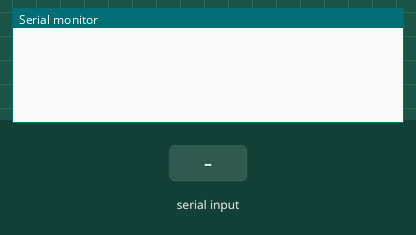
Simulated run of this sketch. Board: Arduino Uno, built with avr-gcc and run on an emulated ATmega328P. On the bench: the last lines printed to the serial monitor. The inputs (shaded band) are chosen by the test bench.

Above: at 1.2 s.
1.3 s: "90,45\n" received over Serial
At 2.4 s:
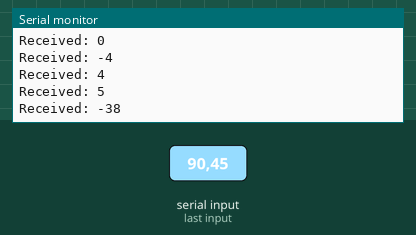
2.8 s: "30,150\n" received over Serial
At 3.6 s:
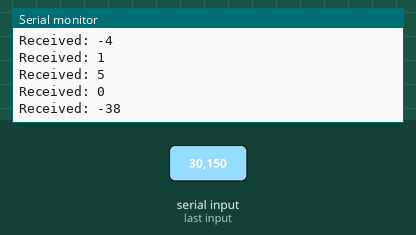
Timing chart, 0 to 5.8 s (numbered marks = the images above; inputs shaded):
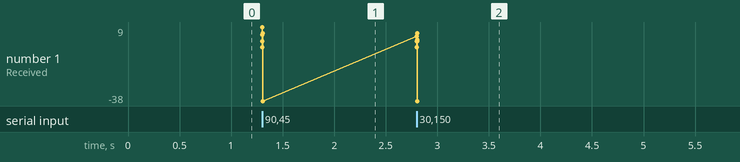

The sketch:

trigger1020.ino
```cpp
// --------------------------------- //
// reference
// self-defined methods :
//   https://arduino.stackexchange.com/questions/30341/replacing-several-pinmode-and-digitalwrite-pins-with-an-array
// --------------------------------- //

// --------------------------------- //
// 腦波機Trigger控制
// 讀取Serial port的資料(字串'0'-'7')，
// 在triggerPins輸出相對應的2進制輸出。
// --------------------------------- //

//# 跳過VCC、tri[0] => 僅可輸出0 2 4 ...
//# trigger反轉 => 輸出14 12 10 ...
// trigger pins
uint8_t triggerPins[3] = {10, 9, 8}; // MSB -> LSB -> LSB2
uint8_t trigger[][3] = {{0, 0, 0},  // 0 -> 241--255
                        {0, 0, 1},  // 1 -> 243--249
                        {0, 1, 0},  // 2 -> 245--250
                        {0, 1, 1},  // 3 -> 247
                        {1, 0, 0},  // 4 -> 249--252
                        {1, 0, 1},  // 5 -> 251
                        {1, 1, 0},  // 6 -> 253
                        {1, 1, 1}}; // 7 -> 255--248
int d = 0;
int state = 999;
int start_t = 0;
byte recv_byte = ' ';

// self-define methods for pinMode and digitalWrite
template<size_t size>
void pinMode(const uint8_t (&pin)[size], uint8_t mode) {
    for (size_t i = 0; i < size; ++i) {
        pinMode(pin[i], mode);
    }
}

template<size_t size>
void digitalWrite(const uint8_t (&pin)[size], const uint8_t (&val)[size]) {
    for (size_t i = 0; i < size; ++i) {
        digitalWrite(pin[i], val[i]);
    }
}

void setup() {
  pinMode(triggerPins, OUTPUT);
  Serial.begin(115200);
}

// Main loop
void loop() {
  if (Serial.available() > 0) {
    recv_byte = Serial.read();
    Serial.print("Received: ");
    state = int(recv_byte - '0'); // convert ASCII to int
    Serial.println(state);
    start_t = millis();
  }

  if (state <= 7) {
    d = millis() - start_t; //傳送資料時間
    if (d < 5) {
      digitalWrite(triggerPins, trigger[state]);
    }
    else {
      digitalWrite(triggerPins, trigger[0]);
      state = 999;
    }
  }
}
```

Measured:
- after the input at 1.3 s, the serial monitor: prints a new line at once (image 1)
- after the input at 2.8 s, the serial monitor: prints a new line at once (image 2)
